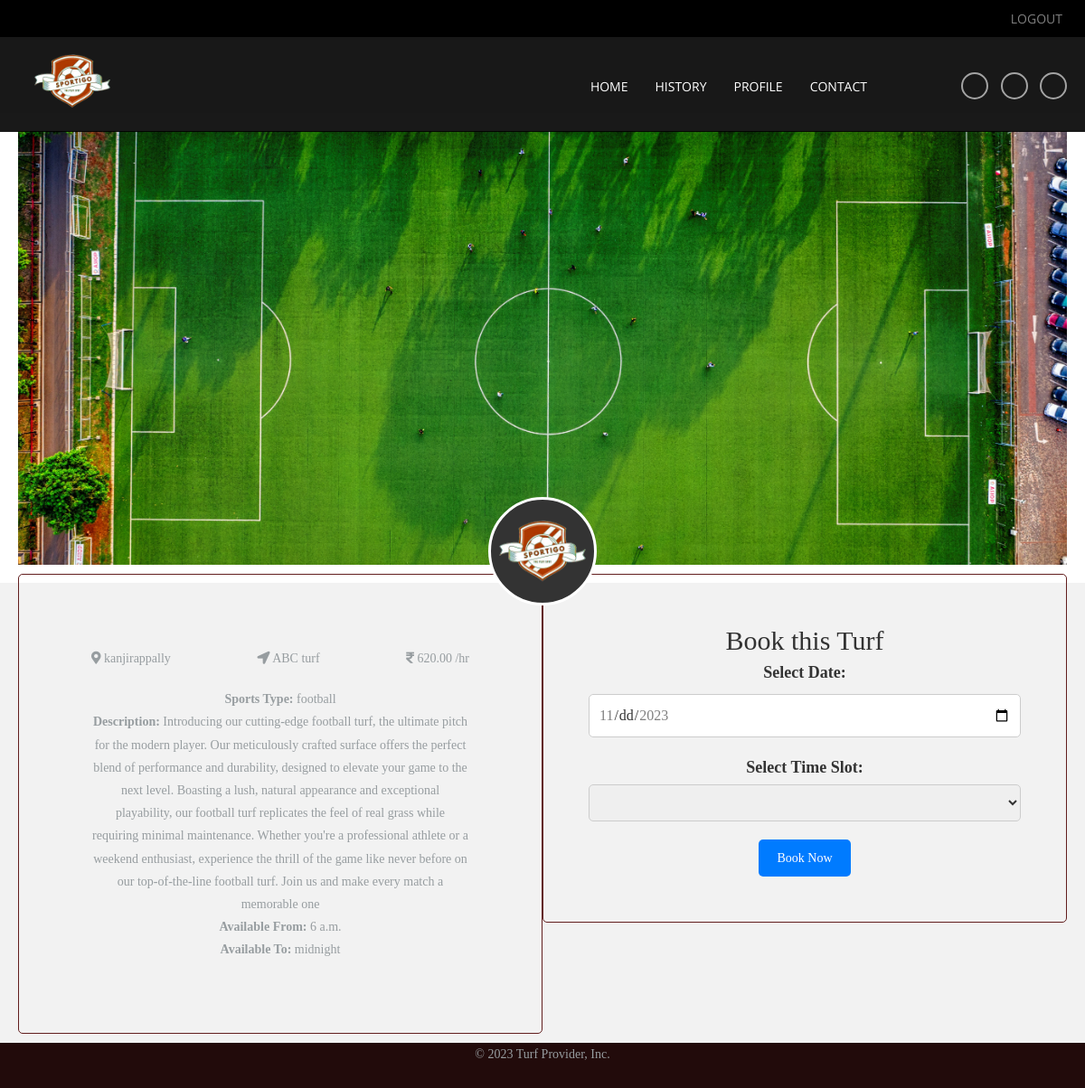
The app's page /turf_detail/3/ (signed in) with its own data.
### app/models.py (models this page shows, shortened)
class TurfListing(models.Model):
    turf_provider = models.ForeignKey(TurfProvider, on_delete=models.CASCADE)
    turf_name = models.CharField(max_length=255)
    sports_type = models.CharField(
        max_length=10,
        choices=[('football', 'Football'), ('cricket', 'Cricket')]
    )
    description = models.TextField()
    price_per_hour = models.DecimalField(max_digits=10, decimal_places=2)
    location = models.CharField(max_length=100)
    is_available = models.BooleanField(default=True)
    available_from = models.TimeField()
    available_to = models.TimeField()
    image = models.ImageField(upload_to='turf_images/')
    created_at = models.DateTimeField(auto_now_add=True)
    updated_at = models.DateTimeField(auto_now=True)

### app/views.py (the view, shortened to what this page needs)
# urls.py: path('turf_detail/<int:turf_id>/', turf_detail, name='turf_detail'),
@login_required
def turf_detail(request, turf_id):
    turf = TurfListing.objects.get(id=turf_id)
    available_from = turf.available_from
    available_to = turf.available_to
    time_slots = []
    while available_from < available_to:
        time_slots.append(
            available_from.strftime('%H:%M') + ' - ' + (datetime.combine(datetime.today(), available_from) + timedelta(hours=1)).strftime('%H:%M')
        )
        available_from = (datetime.combine(datetime.today(), available_from) + timedelta(hours=1)).time()
    context = {
        'turf': turf,
        'time_slots': time_slots
    }
    return render(request, 'turf_detail.html', context)

### app/templates/turf_detail.html (shortened to what this page needs)
{% load static %}
<!DOCTYPE html>
<html lang="en">
<head>
    {% load static %}
    <!DOCTYPE html>
    <html lang="en">
    <head>
        <link rel="stylesheet" href="{% static 'css/vendor.css' %}">
        <link rel="stylesheet" href="{% static 'css/style.css' %}">
        <link rel="stylesheet" type="text/css" href="{% static 'css/layerslider.css' %}">
        <link rel="stylesheet" href="https://cdnjs.cloudflare.com/ajax/libs/font-awesome/5.15.1/css/all.min.css">
    </head>
</head>
<body>
    <main>
        <div class="wrapper">
                <header class="header-main">
                    <div class="header-upper">
                        <div class="container">
                            <div class="row">
                                <ul>
                                    <li><a href="{% url 'logout' %}">LOGOUT</a></li>
                                </ul>
                            </div>
                        </div>
                    </div>
                    <div class="header-lower clearfix">
                        <div class="container">
                            <div class="row">
                                <h1 class="logo"><a href="index.html"><img src="{% static 'images/logo12.png' %}" width="100"
                                            height="100" alt="image"></a></h1>
                                <div class="menubar">
                                    <nav class="navbar">
                                        <div class="nav-wrapper">
                                            <div class="nav-menu">
                                                <ul class="nav navbar-nav menu-bar">
                                                    <li><a href="{% url 'index2' %}" >Home
                                                             </a></li>
                                                    <li><a href="{% url 'booking_history' %}">History
                                                            </a></li>
                                                    <li><a href="{% url 'user_profile' %}">profile   </a>
                                                    </li>
                                                    <li><a href="{% url 'contact' %}">contact
                                                            </a></li>
                                                </ul>
                                            </div>
                                        </div>
                                    </nav>
                                </div>
                                <div class="social"><a href="https://www.facebook.com/hilal.habeeb.1?mibextid=ZbWKwL"
                                        class="facebook"><i class="fa fa-facebook"></i></a> <a
                                        href="https://twitter.com/itobuztech" class="twitter"><i class="fa fa-twitter"></i></a>
                                    <a href="https://www.behance.net/" class="behance"><i class="fa fa-behance"></i></a></div>
                            </div>
                        </div>
                    </div>
                </header>
        </div>
        <br><br><br><br>
        <div class="content">
            <div class="turf-details">
                <div class="turf-image-container">
                    <img class="turf-image" src="{{ turf.image.url }}" alt="Turf Image">
                    <div class="turf-logo">
                        <img src="{% static 'images/logo12.png' %}" alt="Turf Logo">
                    </div>
                </div>
                <div class="turf-details" style="float: left; width: 50%; margin-bottom: 0;">
                    <div style="border: 1px solid #621e1e; border-radius: 5px; padding: 80px; margin: 10px auto; max-width: 1000px;">
                        <div style="display: flex; justify-content: space-between; align-items: center; margin-bottom: 20px;">
                            <p><i class="fas fa-map-marker-alt"></i> {{ turf.location }}</p>
                            <p><i class="fas fa-location-arrow"></i> {{ turf.turf_name }}</p>
                            <p><i class="fas fa-rupee-sign"></i> {{ turf.price_per_hour }} /hr</p>
                        </div>
                        <p><strong>Sports Type:</strong> {{ turf.sports_type }}</p>
                        <p><strong>Description:</strong> {{ turf.description }}</p>
                        <p><strong>Available From:</strong> {{ turf.available_from }}</p>
                        <p><strong>Available To:</strong> {{ turf.available_to }}</p>
                    </div>
                </div>
                <div class="booking-section" style="float: right; width: 50%; margin-top: -70px;;">
                    <section class="turf-booking">
                        <div class="booking-container" style=" border: 1px solid #621e1e; border-radius: 5px; padding: 50px; margin: 10px auto; max-width: 1000px;">
                            <h2>Book this Turf</h2>
                            <form id="booking-form" method="post">
                                <label for="booking-date">Select Date:</label>
                                <input type="date" id="booking-date" name="booking_date" required>
                                <div class="time-slots">
                                    <label for="booking-time">Select Time Slot:</label>
                                    <select name="selected_time_slot" required>
                                    </select>
                                </div>
                                <button id="book-now-button" class="book-button" type="submit">Book Now</button>
                            </form>
                        </div>
                    </section>
                </div>
        </div>
    </main>
    <footer>
        <p>© 2023 Turf Provider, Inc.</p>
    </footer>
</body>
</html>

### app/templates/turf_detail.html (style rules this page uses)
body { font-family: Arial, sans-serif; margin: 0; padding: 0; background-color: #f2f2f2; display: flex; flex-direction: column; min-height: 100vh; font-family: 'Times New Roman', serif; }
footer { height: 50px; font-family: 'Times New Roman', serif; background-color: #220b0b; }
.content { background-color: #fff; padding: 20px; flex: 1; }
.turf-image-container { position: relative; }
.turf-image { width: 100%; height: 60vh; object-fit: cover; }
.book-button { background-color: #007bff; color: white; border: none; padding: 10px 20px; border-radius: 5px; cursor: pointer; text-decoration: none; display: inline-block; margin-top: 20px; }
.turf-logo { width: 120px; height: 120px; background-color: #333; border: 3px solid rgb(255, 255, 255); border-radius: 50%; position: absolute; bottom: -45px; left: 50%; transform: translateX(-50%); display: flex; align-items: center; justify-content: center; }
.turf-logo img { width: 100%; height: 100%; object-fit: cover; border-radius: 50%; }
h1 { font-size: 24px; text-align: center; font-family: 'Times New Roman', serif; }
p { text-align: center; font-family: 'Times New Roman', serif; }
.booking-container { text-align: center; margin-top: 20px; }
label { font-size: 18px; font-family: 'Times New Roman', serif; }
input[type="date"] { width: 100%; padding: 10px; margin-top: 5px; border: 1px solid #ccc; border-radius: 5px; font-size: 16px; font-family: 'Times New Roman', serif; }
.time-slots { text-align: center; margin-top: 20px; font-family: 'Times New Roman', serif; }
select { font-size: 16px; padding: 10px; border: 1px solid #ccc; border-radius: 5px; width: 100%; font-family: 'Times New Roman', serif; }

### records on screen
TurfListing: image (picture), location "kanjirappally", turf_name "ABC turf", price_per_hour "620.00", sports_type "football", description "Introducing our cutting-edge football turf, the ultimate pitch for the modern player. Our meticulously crafted surface offers the perfect blend of performance and durability, designed to elevate your game to the next level. Boasting a lush, natural appearance and exceptional playability, our football turf replicates the feel of real grass while requiring minimal maintenance. Whether you're a professional athlete or a weekend enthusiast, experience the thrill of the game like never before on our top-of-the-line football turf. Join us and make every match a memorable one", available_from "6 a.m.", available_to "midnight"
